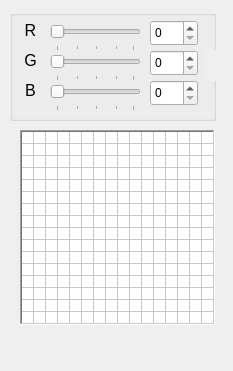
<?xml version="1.0" encoding="UTF-8"?>
<ui version="4.0">
 <class>PaletteEdit</class>
 <widget class="QDockWidget" name="PaletteEdit">
  <property name="geometry">
   <rect>
    <x>0</x>
    <y>0</y>
    <width>233</width>
    <height>371</height>
   </rect>
  </property>
  <property name="minimumSize">
   <size>
    <width>233</width>
    <height>371</height>
   </size>
  </property>
  <property name="maximumSize">
   <size>
    <width>233</width>
    <height>524287</height>
   </size>
  </property>
  <property name="features">
   <set>QDockWidget::DockWidgetFeature::DockWidgetFloatable|QDockWidget::DockWidgetFeature::DockWidgetMovable</set>
  </property>
  <property name="allowedAreas">
   <set>Qt::DockWidgetArea::AllDockWidgetAreas</set>
  </property>
  <property name="windowTitle">
   <string>Palette</string>
  </property>
  <widget class="QWidget" name="dockWidgetContents">
   <widget class="QTableWidget" name="tblPalette">
    <property name="geometry">
     <rect>
      <x>20</x>
      <y>130</y>
      <width>195</width>
      <height>195</height>
     </rect>
    </property>
    <property name="minimumSize">
     <size>
      <width>195</width>
      <height>195</height>
     </size>
    </property>
    <property name="maximumSize">
     <size>
      <width>195</width>
      <height>195</height>
     </size>
    </property>
    <property name="palette">
     <palette>
      <active>
       <colorrole role="Base">
        <brush brushstyle="SolidPattern">
         <color alpha="255">
          <red>255</red>
          <green>255</green>
          <blue>255</blue>
         </color>
        </brush>
       </colorrole>
      </active>
      <inactive>
       <colorrole role="Base">
        <brush brushstyle="SolidPattern">
         <color alpha="255">
          <red>255</red>
          <green>255</green>
          <blue>255</blue>
         </color>
        </brush>
       </colorrole>
      </inactive>
      <disabled/>
     </palette>
    </property>
    <property name="font">
     <font>
      <pointsize>1</pointsize>
      <italic>false</italic>
      <kerning>false</kerning>
     </font>
    </property>
    <property name="frameShape">
     <enum>QFrame::Shape::WinPanel</enum>
    </property>
    <property name="verticalScrollBarPolicy">
     <enum>Qt::ScrollBarPolicy::ScrollBarAlwaysOff</enum>
    </property>
    <property name="horizontalScrollBarPolicy">
     <enum>Qt::ScrollBarPolicy::ScrollBarAlwaysOff</enum>
    </property>
    <property name="editTriggers">
     <set>QAbstractItemView::EditTrigger::NoEditTriggers</set>
    </property>
    <property name="tabKeyNavigation">
     <bool>false</bool>
    </property>
    <property name="showDropIndicator" stdset="0">
     <bool>false</bool>
    </property>
    <property name="dragEnabled">
     <bool>false</bool>
    </property>
    <property name="dragDropOverwriteMode">
     <bool>false</bool>
    </property>
    <property name="dragDropMode">
     <enum>QAbstractItemView::DragDropMode::NoDragDrop</enum>
    </property>
    <property name="defaultDropAction">
     <enum>Qt::DropAction::MoveAction</enum>
    </property>
    <property name="selectionMode">
     <enum>QAbstractItemView::SelectionMode::SingleSelection</enum>
    </property>
    <property name="textElideMode">
     <enum>Qt::TextElideMode::ElideNone</enum>
    </property>
    <property name="gridStyle">
     <enum>Qt::PenStyle::SolidLine</enum>
    </property>
    <property name="wordWrap">
     <bool>false</bool>
    </property>
    <property name="cornerButtonEnabled">
     <bool>false</bool>
    </property>
    <property name="rowCount">
     <number>16</number>
    </property>
    <attribute name="horizontalHeaderVisible">
     <bool>false</bool>
    </attribute>
    <attribute name="horizontalHeaderMinimumSectionSize">
     <number>12</number>
    </attribute>
    <attribute name="horizontalHeaderDefaultSectionSize">
     <number>12</number>
    </attribute>
    <attribute name="verticalHeaderVisible">
     <bool>false</bool>
    </attribute>
    <attribute name="verticalHeaderMinimumSectionSize">
     <number>12</number>
    </attribute>
    <attribute name="verticalHeaderDefaultSectionSize">
     <number>12</number>
    </attribute>
    <row/>
    <row/>
    <row/>
    <row/>
    <row/>
    <row/>
    <row/>
    <row/>
    <row/>
    <row/>
    <row/>
    <row/>
    <row/>
    <row/>
    <row/>
    <row/>
    <column>
     <property name="text">
      <string/>
     </property>
    </column>
    <column>
     <property name="text">
      <string/>
     </property>
    </column>
    <column>
     <property name="text">
      <string/>
     </property>
    </column>
    <column>
     <property name="text">
      <string/>
     </property>
    </column>
    <column>
     <property name="text">
      <string/>
     </property>
    </column>
    <column>
     <property name="text">
      <string/>
     </property>
    </column>
    <column>
     <property name="text">
      <string/>
     </property>
    </column>
    <column>
     <property name="text">
      <string/>
     </property>
    </column>
    <column>
     <property name="text">
      <string/>
     </property>
    </column>
    <column>
     <property name="text">
      <string/>
     </property>
    </column>
    <column>
     <property name="text">
      <string/>
     </property>
    </column>
    <column>
     <property name="text">
      <string/>
     </property>
    </column>
    <column>
     <property name="text">
      <string/>
     </property>
    </column>
    <column>
     <property name="text">
      <string/>
     </property>
    </column>
    <column>
     <property name="text">
      <string/>
     </property>
    </column>
    <column>
     <property name="text">
      <string notr="true"/>
     </property>
    </column>
    <item row="5" column="6">
     <property name="text">
      <string/>
     </property>
    </item>
    <item row="6" column="8">
     <property name="text">
      <string/>
     </property>
    </item>
   </widget>
   <widget class="QGroupBox" name="grpColoredit">
    <property name="geometry">
     <rect>
      <x>10</x>
      <y>10</y>
      <width>206</width>
      <height>111</height>
     </rect>
    </property>
    <property name="title">
     <string notr="true"/>
    </property>
    <widget class="QSpinBox" name="spbRedChannel">
     <property name="geometry">
      <rect>
       <x>140</x>
       <y>10</y>
       <width>48</width>
       <height>26</height>
      </rect>
     </property>
     <property name="maximum">
      <number>31</number>
     </property>
     <property name="displayIntegerBase">
      <number>16</number>
     </property>
    </widget>
    <widget class="QSlider" name="sliRedChannel">
     <property name="geometry">
      <rect>
       <x>40</x>
       <y>10</y>
       <width>91</width>
       <height>31</height>
      </rect>
     </property>
     <property name="maximum">
      <number>31</number>
     </property>
     <property name="pageStep">
      <number>8</number>
     </property>
     <property name="orientation">
      <enum>Qt::Orientation::Horizontal</enum>
     </property>
     <property name="invertedAppearance">
      <bool>false</bool>
     </property>
     <property name="invertedControls">
      <bool>false</bool>
     </property>
     <property name="tickPosition">
      <enum>QSlider::TickPosition::TicksBelow</enum>
     </property>
     <property name="tickInterval">
      <number>8</number>
     </property>
    </widget>
    <widget class="QSlider" name="sliBlueChannel">
     <property name="geometry">
      <rect>
       <x>40</x>
       <y>70</y>
       <width>91</width>
       <height>31</height>
      </rect>
     </property>
     <property name="maximum">
      <number>31</number>
     </property>
     <property name="pageStep">
      <number>8</number>
     </property>
     <property name="orientation">
      <enum>Qt::Orientation::Horizontal</enum>
     </property>
     <property name="invertedAppearance">
      <bool>false</bool>
     </property>
     <property name="invertedControls">
      <bool>false</bool>
     </property>
     <property name="tickPosition">
      <enum>QSlider::TickPosition::TicksBelow</enum>
     </property>
     <property name="tickInterval">
      <number>8</number>
     </property>
    </widget>
    <widget class="QSpinBox" name="spbGreenChannel">
     <property name="geometry">
      <rect>
       <x>140</x>
       <y>40</y>
       <width>48</width>
       <height>26</height>
      </rect>
     </property>
     <property name="maximum">
      <number>31</number>
     </property>
     <property name="displayIntegerBase">
      <number>16</number>
     </property>
    </widget>
    <widget class="QSlider" name="sliGreenChannel">
     <property name="geometry">
      <rect>
       <x>40</x>
       <y>40</y>
       <width>91</width>
       <height>31</height>
      </rect>
     </property>
     <property name="maximum">
      <number>31</number>
     </property>
     <property name="pageStep">
      <number>8</number>
     </property>
     <property name="orientation">
      <enum>Qt::Orientation::Horizontal</enum>
     </property>
     <property name="invertedAppearance">
      <bool>false</bool>
     </property>
     <property name="invertedControls">
      <bool>false</bool>
     </property>
     <property name="tickPosition">
      <enum>QSlider::TickPosition::TicksBelow</enum>
     </property>
     <property name="tickInterval">
      <number>8</number>
     </property>
    </widget>
    <widget class="QLabel" name="lblGreenChannel">
     <property name="geometry">
      <rect>
       <x>10</x>
       <y>40</y>
       <width>21</width>
       <height>21</height>
      </rect>
     </property>
     <property name="font">
      <font>
       <pointsize>12</pointsize>
      </font>
     </property>
     <property name="text">
      <string>G</string>
     </property>
     <property name="alignment">
      <set>Qt::AlignmentFlag::AlignCenter</set>
     </property>
    </widget>
    <widget class="QLabel" name="lblRedChannel">
     <property name="geometry">
      <rect>
       <x>10</x>
       <y>10</y>
       <width>21</width>
       <height>21</height>
      </rect>
     </property>
     <property name="font">
      <font>
       <pointsize>12</pointsize>
      </font>
     </property>
     <property name="text">
      <string>R</string>
     </property>
     <property name="alignment">
      <set>Qt::AlignmentFlag::AlignCenter</set>
     </property>
    </widget>
    <widget class="QSpinBox" name="spbBlueChannel">
     <property name="geometry">
      <rect>
       <x>140</x>
       <y>70</y>
       <width>48</width>
       <height>26</height>
      </rect>
     </property>
     <property name="maximum">
      <number>31</number>
     </property>
     <property name="displayIntegerBase">
      <number>16</number>
     </property>
    </widget>
    <widget class="QLabel" name="lblBlueChannel">
     <property name="geometry">
      <rect>
       <x>10</x>
       <y>70</y>
       <width>21</width>
       <height>21</height>
      </rect>
     </property>
     <property name="font">
      <font>
       <pointsize>12</pointsize>
      </font>
     </property>
     <property name="text">
      <string>B</string>
     </property>
     <property name="alignment">
      <set>Qt::AlignmentFlag::AlignCenter</set>
     </property>
    </widget>
   </widget>
   <widget class="QWidget" name="widPrimaryColor" native="true">
    <property name="geometry">
     <rect>
      <x>205</x>
      <y>50</y>
      <width>21</width>
      <height>31</height>
     </rect>
    </property>
    <property name="autoFillBackground">
     <bool>true</bool>
    </property>
   </widget>
  </widget>
 </widget>
 <resources/>
 <connections/>
</ui>
